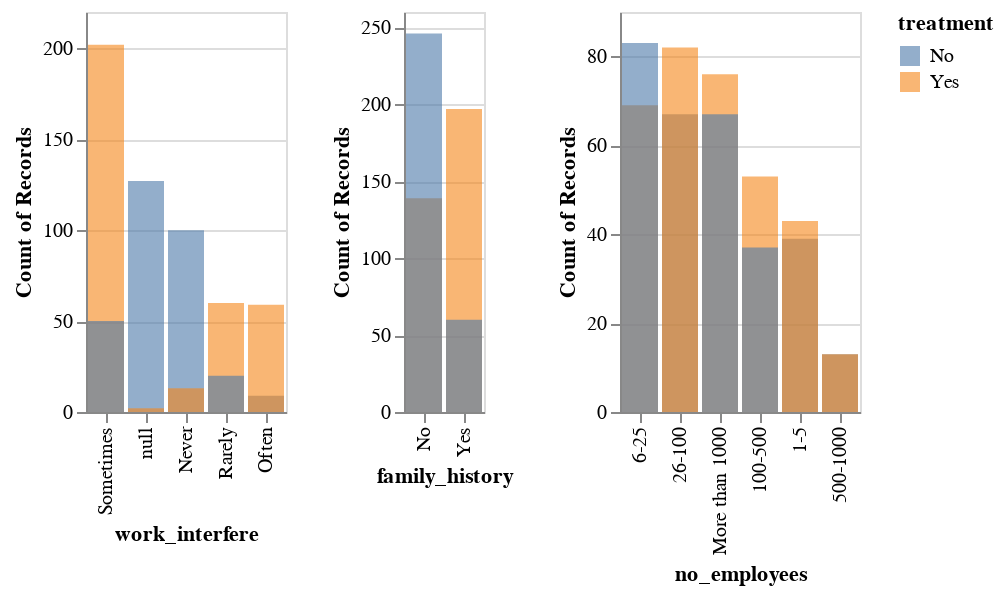

The cell this chart's notebook holds for it:
### Markdown cell above
Based on the figure above, we can identify three important features: "work_interfere", "family_history", and "no_employees". They respectively represent the assessment of "judgement of the extent to which mental illness may interfere with work", "the presence of a family history of mental illness", and "the number of employees in the company".

### Code cell
columns_to_chart = ["work_interfere", "family_history", "no_employees"]
charts = []
for column in columns_to_chart:
    chart = alt.Chart(train_df).mark_bar(opacity=0.6).encode(
        x=alt.X(column, type='nominal', sort='-y'), 
        y=alt.Y('count()', stack=False),
        color=alt.Color('treatment')
    ).properties(
        height=200,
    )
    charts.append(chart)

combined_chart = alt.hconcat(*charts)
combined_chart.display()

### Figure 1 — Vega-Lite specification as saved in the notebook (floating-point values rounded to 4 significant figures; data arrays with more than 128 entries replaced by an {"elided": "..."} marker saying what was removed)
{"config": {"view": {"continuousWidth": 300, "continuousHeight": 300}}, "hconcat": [{"mark": {"type": "bar", "opacity": 0.6}, "encoding": {"color": {"field": "treatment", "type": "nominal"}, "x": {"field": "work_interfere", "sort": "-y", "type": "nominal"}, "y": {"aggregate": "count", "stack": false, "type": "quantitative"}}, "height": 200}, {"mark": {"type": "bar", "opacity": 0.6}, "encoding": {"color": {"field": "treatment", "type": "nominal"}, "x": {"field": "family_history", "sort": "-y", "type": "nominal"}, "y": {"aggregate": "count", "stack": false, "type": "quantitative"}}, "height": 200}, {"mark": {"type": "bar", "opacity": 0.6}, "encoding": {"color": {"field": "treatment", "type": "nominal"}, "x": {"field": "no_employees", "sort": "-y", "type": "nominal"}, "y": {"aggregate": "count", "stack": false, "type": "quantitative"}}, "height": 200}], "data": {"name": "data-7a58cf7c5aa9769653466f081ad1302c"}, "$schema": "https://vega.github.io/schema/vega-lite/v5.16.3.json", "datasets": {"data-7a58cf7c5aa9769653466f081ad1302c": {"elided": "642 records"}}}
